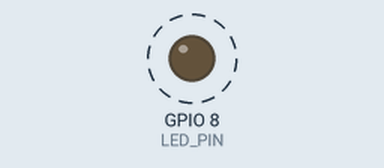
This sketch was run on a simulated ESP32-C3. Shown: output pins drawn as LEDs (lit = HIGH). Dashed ring = blinking. What the sketch prints to the serial monitor is not drawn.

Above: at 0.2 s.
Timing chart, 0 to 3.0 s (numbered marks = the images above):
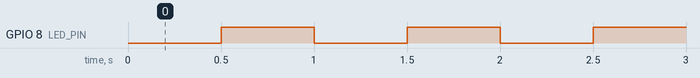

Measured:
- by itself, GPIO 8 (LED_PIN): alternates HIGH for 0.50 s and LOW for 0.50 s

The sketch:

t1_blink.ino
```cpp
// Test 1 — is the ESP32-C3 alive?
// Blinks the onboard LED (GPIO8, active-LOW on the SuperMini) and prints to Serial.
// Pass: LED blinks once per second AND Serial Monitor (115200) prints "alive N".
// Arduino IDE: board "ESP32C3 Dev Module", Tools > USB CDC On Boot = Enabled.

const int LED_PIN = 8;

void setup() {
  Serial.begin(115200);
  pinMode(LED_PIN, OUTPUT);
}

void loop() {
  static int n = 0;
  digitalWrite(LED_PIN, LOW);   // LOW = LED on
  delay(500);
  digitalWrite(LED_PIN, HIGH);  // HIGH = LED off
  delay(500);
  Serial.printf("alive %d\n", n++);
}
```
